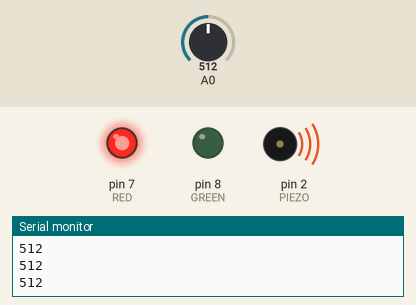
Recording of a sketch running on a simulated Arduino Uno, built with avr-gcc and run on an emulated ATmega328P. On the bench: output pins drawn as LEDs (lit = HIGH), buzzer (waves = sounding), the last lines printed to the serial monitor. The inputs (shaded band) are chosen by the test bench; at power-on: A0 = 512.

Above: at 1.2 s.
1.3 s: A0 set to 109
2.8 s: A0 set to 92
At 3.9 s:
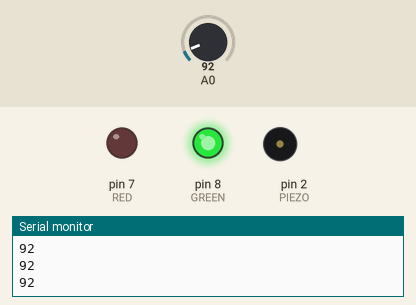
4.4 s: A0 set to 110
At 5.3 s:
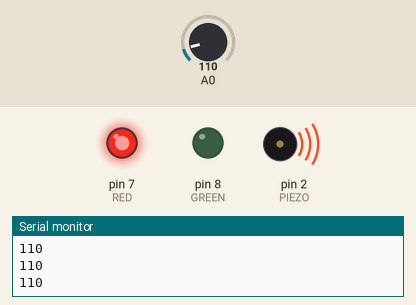
6.0 s: A0 set to 90
At 6.7 s:
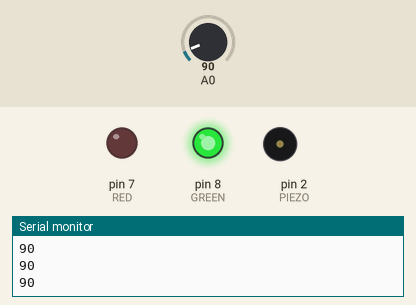
Timing chart, 0 to 8.6 s (numbered marks = the images above; inputs shaded):
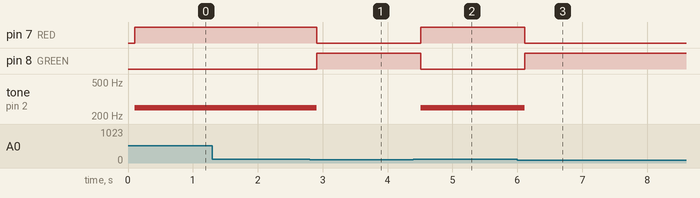

The sketch:

gassensor.ino
```cpp
#define RED 7
#define GREEN 8
#define PIEZO 2
void setup()
{
  Serial.begin(9600);
  pinMode(A0, INPUT);
  pinMode(PIEZO,OUTPUT);
  pinMode(RED,OUTPUT);
  pinMode(GREEN,OUTPUT);
}

void loop()
{
  int gas=analogRead(A0);
  Serial.println(gas);
  delay(100);
  if(gas>100)
  {
    digitalWrite(RED,HIGH);
    digitalWrite(GREEN,LOW);
    tone(PIEZO,250); //시끄럽다!
  }
  else
  {
    digitalWrite(RED,LOW);
    digitalWrite(GREEN,HIGH);
    noTone(PIEZO);
  }
}
```

Measured:
- the behaviour switches between 101 and 100 on A0 (found by bisection; images 0 and 1)
- after the input at 2.8 s, pin 7 (RED): HIGH → LOW after 0.11 s; pin 8 (GREEN): LOW → HIGH after 0.11 s; tone on pin 2 (PIEZO): 250 Hz → silent after 0.11 s
- after the input at 4.4 s, pin 7 (RED): LOW → HIGH after 0.11 s; pin 8 (GREEN): HIGH → LOW after 0.11 s; tone on pin 2 (PIEZO): silent → 250 Hz after 0.11 s
- after the input at 6.0 s, pin 7 (RED): HIGH → LOW after 0.12 s; pin 8 (GREEN): LOW → HIGH after 0.12 s; tone on pin 2 (PIEZO): 250 Hz → silent after 0.12 s
